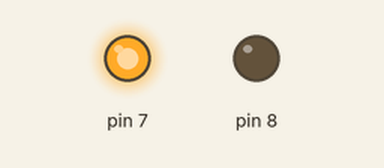
Recording of a sketch running on a simulated Arduino Uno, built with avr-gcc and run on an emulated ATmega328P. On the bench: output pins drawn as LEDs (lit = HIGH).

Above: at 0.1 s.
Timing chart, 0 to 1.6 s (numbered marks = the images above):
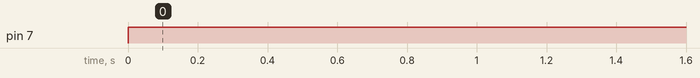

The sketch:

sketch_sep15a.ino
```cpp
void setup() {
 pinMode(8 , OUTPUT);
  pinMode(7 , OUTPUT);

}

void loop() {
  digitalWrite(7 , HIGH);
  digitalWrite(8 , LOW);

}
```

Measured:
- by itself, pin 7: LOW → HIGH at 0.00 s
